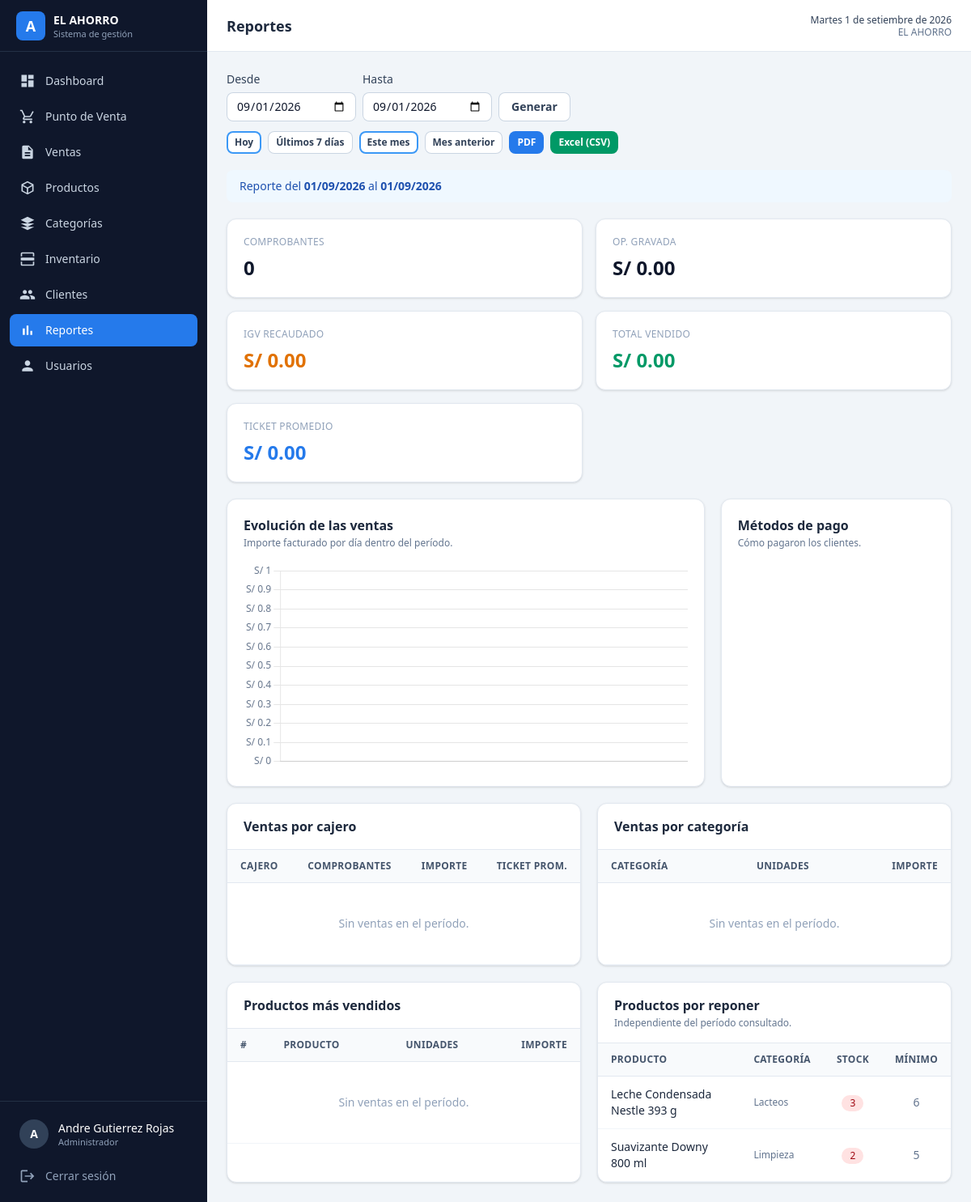
/pages/reportes.php (signed in), run on the app's committed database.
### tables this page shows
CREATE TABLE productos (
    id_producto    INT AUTO_INCREMENT PRIMARY KEY,
    codigo_barras  VARCHAR(50)   NOT NULL,
    nombre         VARCHAR(150)  NOT NULL,
    descripcion    VARCHAR(255)  NULL,
    id_categoria   INT           NOT NULL,
    precio_compra  DECIMAL(10,2) NOT NULL DEFAULT 0.00,
    precio_venta   DECIMAL(10,2) NOT NULL DEFAULT 0.00,
    stock          INT           NOT NULL DEFAULT 0,
    stock_minimo   INT           NOT NULL DEFAULT 5,
    unidad_medida  VARCHAR(20)   NOT NULL DEFAULT 'UNIDAD',
    imagen         VARCHAR(255)  NULL,
    estado         TINYINT(1)    NOT NULL DEFAULT 1,
    created_at     TIMESTAMP     NOT NULL DEFAULT CURRENT_TIMESTAMP,
    updated_at     TIMESTAMP     NULL DEFAULT NULL ON UPDATE CURRENT_TIMESTAMP,
    CONSTRAINT uq_productos_codigo UNIQUE (codigo_barras),
    CONSTRAINT fk_productos_categoria
        FOREIGN KEY (id_categoria) REFERENCES categorias (id_categoria)
        ON UPDATE CASCADE ON DELETE RESTRICT,
    INDEX idx_productos_nombre (nombre),
    INDEX idx_productos_categoria (id_categoria)
);

CREATE TABLE categorias (
    id_categoria INT AUTO_INCREMENT PRIMARY KEY,
    nombre       VARCHAR(80)   NOT NULL,
    descripcion  VARCHAR(255)  NULL,
    estado       TINYINT(1)    NOT NULL DEFAULT 1,
    created_at   TIMESTAMP     NOT NULL DEFAULT CURRENT_TIMESTAMP,
    CONSTRAINT uq_categorias_nombre UNIQUE (nombre)
);

### pages/reportes.php (the view, shortened to what the rows shown need)
<?php
require_once __DIR__ . '/../controllers/ReporteController.php';
$controlador = new ReporteController();
[$desde, $hasta] = ReporteController::rango($_GET['desde'] ?? null, $_GET['hasta'] ?? null);
$datos   = $controlador->reportes($desde, $hasta);
require __DIR__ . '/../components/layout_inicio.php';
?>
<div class="mb-5 grid gap-5 lg:grid-cols-3">
    <div class="tarjeta p-5 lg:col-span-2">
        <h2 class="font-semibold text-slate-800">Evolución de las ventas</h2>
    </div>
    <div class="tarjeta p-5">
        <h2 class="font-semibold text-slate-800">Métodos de pago</h2>
    </div>
</div>
<div class="grid gap-5 lg:grid-cols-2">
    <div class="tarjeta overflow-hidden">
        <div class="border-b border-slate-200 px-5 py-4">
            <h2 class="font-semibold text-slate-800">Ventas por cajero</h2>
        </div>
        <div class="hidden overflow-x-auto sm:block">
            <table class="tabla">
                <thead>
                    <tr>
                        <th>Cajero</th>
                        <th class="text-center">Comprobantes</th>
                        <th class="text-right">Importe</th>
                        <th class="text-right">Ticket prom.</th>
                    </tr>
                </thead>
            </table>
        </div>
    </div>
    <div class="tarjeta overflow-hidden">
        <div class="border-b border-slate-200 px-5 py-4">
            <h2 class="font-semibold text-slate-800">Ventas por categoría</h2>
        </div>
        <div class="hidden overflow-x-auto sm:block">
            <table class="tabla">
                <thead>
                    <tr>
                        <th>Categoría</th>
                        <th class="text-center">Unidades</th>
                        <th class="text-right">Importe</th>
                    </tr>
                </thead>
            </table>
        </div>
    </div>
    <div class="tarjeta overflow-hidden">
        <div class="border-b border-slate-200 px-5 py-4">
            <h2 class="font-semibold text-slate-800">Productos más vendidos</h2>
        </div>
        <div class="hidden max-h-96 overflow-auto sm:block">
            <table class="tabla">
                <thead class="sticky top-0">
                    <tr>
                        <th>#</th>
                        <th>Producto</th>
                        <th class="text-center">Unidades</th>
                        <th class="text-right">Importe</th>
                    </tr>
                </thead>
            </table>
        </div>
    </div>
    <div class="tarjeta overflow-hidden">
        <div class="border-b border-slate-200 px-5 py-4">
            <h2 class="font-semibold text-slate-800">Productos por reponer</h2>
        </div>
        <div class="hidden max-h-96 overflow-auto sm:block">
            <table class="tabla">
                <thead class="sticky top-0">
                    <tr>
                        <th>Producto</th>
                        <th>Categoría</th>
                        <th class="text-center">Stock</th>
                        <th class="text-center">Mínimo</th>
                    </tr>
                </thead>
                <tbody>
                    <?php foreach ($datos['stockBajo'] as $fila): ?>
                        <tr>
                            <td class="font-medium text-slate-800"><?= e($fila['nombre']) ?></td>
                            <td class="text-xs text-slate-500"><?= e($fila['categoria']) ?></td>
                            <td class="text-center"><span class="badge-rojo"><?= (int) $fila['stock'] ?></span></td>
                            <td class="text-center text-slate-500"><?= (int) $fila['stock_minimo'] ?></td>
                        </tr>
                    <?php endforeach; ?>
                </tbody>
            </table>
        </div>
    </div>
</div>
<script>
    const evolucion = <?= json_encode($datos['porDia']) ?>;
    const metodos = <?= json_encode($datos['porMetodo']) ?>;
    document.addEventListener('DOMContentLoaded', function() {
        Chart.defaults.font.family = '"Segoe UI", system-ui, sans-serif';
        Chart.defaults.color = '#64748b';
        new Chart(document.getElementById('grafico-evolucion'), {
            type: 'bar',
            data: {
                labels: evolucion.map(d => d.etiqueta),
                datasets: [{
                    label: 'Ventas (S/)',
                    data: evolucion.map(d => d.total),
                    backgroundColor: '#257aeb',
                    borderRadius: 4
                }]
            },
            options: {
                responsive: true,
                maintainAspectRatio: false,
                plugins: {
                    legend: { display: false },
                    tooltip: { callbacks: { label: c => 'S/ ' + c.parsed.y.toFixed(2) } }
                },
                scales: {
                    y: { beginAtZero: true, ticks: { callback: v => 'S/ ' + v } },
                    x: { grid: { display: false } }
                }
            }
        });
        if (metodos.length > 0) {
            new Chart(document.getElementById('grafico-metodos'), {
                type: 'pie',
                data: {
                    labels: metodos.map(m => m.metodo_pago),
                    datasets: [{
                        data: metodos.map(m => Number(m.importe)),
                        backgroundColor: ['#10b981', '#257aeb', '#8b5cf6', '#f59e0b'],
                        borderWidth: 2,
                        borderColor: '#fff'
                    }]
                },
                options: {
                    responsive: true,
                    maintainAspectRatio: false,
                    plugins: {
                        legend: { position: 'bottom', labels: { boxWidth: 12, padding: 12 } },
                        tooltip: {
                            callbacks: { label: c => c.label + ': S/ ' + c.parsed.toFixed(2) }
                        }
                    }
                }
            });
        }
    });
</script>
<?php require __DIR__ . '/../components/layout_fin.php'; ?>

### data on the page
productos: nombre "Leche Condensada Nestle 393 g", id_categoria.nombre "Lacteos", stock "3", stock_minimo "6"
productos: nombre "Suavizante Downy 800 ml", id_categoria.nombre "Limpieza", stock "2", stock_minimo "5"

### other printed values
$__nombreComercial "EL AHORRO"
$item['texto'] "Dashboard"
$item['texto'] "Punto de Venta"
$item['texto'] "Ventas"
$item['texto'] "Productos"
$item['texto'] "Categorías"
$item['texto'] "Inventario"
$item['texto'] "Clientes"
$item['texto'] "Reportes"
$item['texto'] "Usuarios"
mb_strtoupper(mb_substr(Auth::nombre(), 0, 1)) "A"
Auth::nombre() "Andre Gutierrez Rojas"
$__rolActual "Administrador"
$titulo "Reportes"
strftime_es() "Martes 1 de setiembre de 2026"
